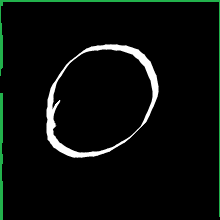
#> input picture orig_images/0/0.png, 220 x 220 px; its folder holds only this picture in this run
$ python gen_dataset.py
#> lines starting #> are read from the running program, lines starting #| are printed output that depends on the picture
import cv2,os
from sklearn.externals import joblib
import numpy as np
import csv
import glob

header =["label"]
for i in range(0,784):
	header.append("pixel"+str(i))
#print header
with open('csv/dataset.csv', 'a+') as f:
	writer = csv.writer(f)
	writer.writerow(header)

for count in range(0,10):
	label = str(count)
	dirList = glob.glob("orig_images/"+label+"/*.png")
	for img_path in dirList:
		file_name = img_path.split("/")[1]
		print (file_name)
		im = cv2.imread(img_path)
#> im is the input picture: shape (220, 220, 3); mean B, G, R 10.6, 13, 9.6
		im_gray = cv2.cvtColor(im, cv2.COLOR_BGR2GRAY)
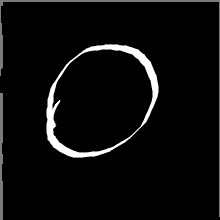
#> im_gray: shape (220, 220); min 0, max 255, mean 11.7
		im_gray = cv2.GaussianBlur(im_gray, (15, 15), 0)
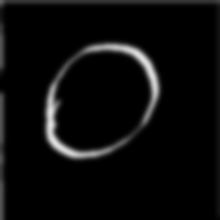
#> im_gray: shape (220, 220); min 0, max 224, mean 11.2
		roi = cv2.resize(im_gray, (28, 28), interpolation=cv2.INTER_AREA)
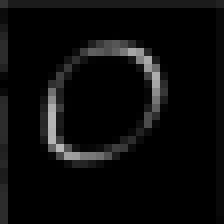
#> roi: shape (28, 28) (shown 8 times larger); min 0, max 183, mean 11.2

		#cv2.imshow("window",roi)

		data=[]
		data.append(label)
		rows,cols = roi.shape
#> rows = 28; cols = 28

		# #Add pixel one-by-one into data Array.
		for i in range(rows):
		    for j in range(cols):
		        k = roi[i,j]
		        if k>100:
		        	k=1
		        else:
		        	k=0

		        data.append(k)
#> after the loop, data = 785 items, first 6: '0', 0, 0, 0, 0, 0

		with open('csv/dataset.csv', 'a+') as f:
			writer = csv.writer(f)
			writer.writerow(data)
		cv2.waitKey()
#> pass 2 of the loop `for count in range(0,10):`:
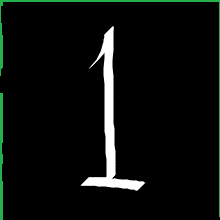
#> input picture orig_images/1/0.png, 220 x 220 px
#> im is the input picture: shape (220, 220, 3); mean B, G, R 12.1, 14.5, 11
#> `im_gray = cv2.GaussianBlur(im_gray, (15, 15), 0)`:
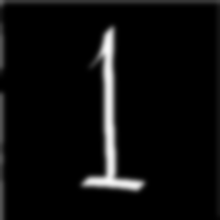
#> im_gray: shape (220, 220); min 0, max 249, mean 12.7
#> `roi = cv2.resize(im_gray, (28, 28), interpolation=cv2.INTER_AREA)`:
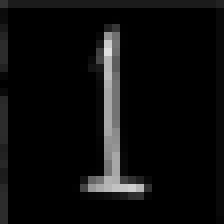
#> roi: shape (28, 28) (shown 8 times larger); min 0, max 223, mean 12.7
#> after the loop `for i in range(rows):`: data = 785 items, first 6: '1', 0, 0, 0, 0, 0
